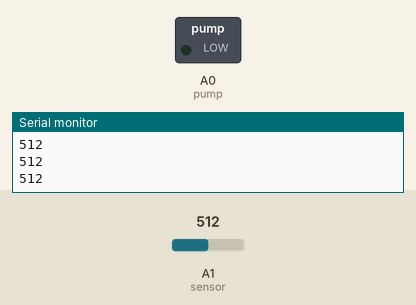
Bench run of a sketch on a simulated Arduino Uno, built with avr-gcc and run on an emulated ATmega328P. Shown: switched loads named in the sketch (green lamp = pin HIGH), the last lines printed to the serial monitor. The inputs (shaded band) are chosen by the test bench; at power-on: A1 (sensor) = 512.

Above: at 1.2 s.
1.3 s: A1 (sensor) set to 309
2.8 s: A1 (sensor) set to 285
At 4.1 s:
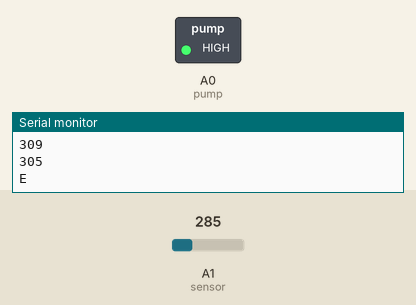
Timing chart, 0 to 9.7 s (numbered marks = the images above; inputs shaded):
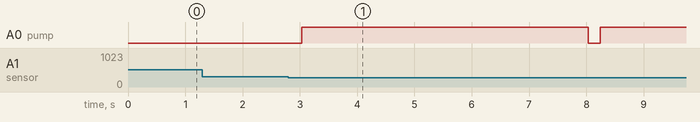

Measured:
- the behaviour switches between 300 and 299 on A1 (sensor) (found by bisection; images 0 and 1)
- after the input at 2.8 s, A0 (pump): LOW → HIGH after 0.24 s, → LOW 5.0 s later, → HIGH 0.20 s later

The sketch:

hydro.ino
```cpp
#define sensor A1
#define pump A0
int avg_window=20;
int threshold=300;

void setup() {
  // put your setup code here, to run once:
  Serial.begin(9600);
  pinMode(sensor, INPUT);
  pinMode(pump, OUTPUT);
}

void loop() {
  // put your main code here, to run repeatedly:
  int curr_avg = 0;
  for (int i = 0; i < avg_window; i++) {
    int current_reading = analogRead(sensor);
    curr_avg += current_reading;
    delay(10);
  }
  curr_avg = curr_avg / avg_window;
  if (curr_avg < threshold) {
    Serial.println(pump, 1023);
    analogWrite(pump, 1023);
    delay(5000);
  }
  analogWrite(pump, 0);
  Serial.println(curr_avg);
}
```
